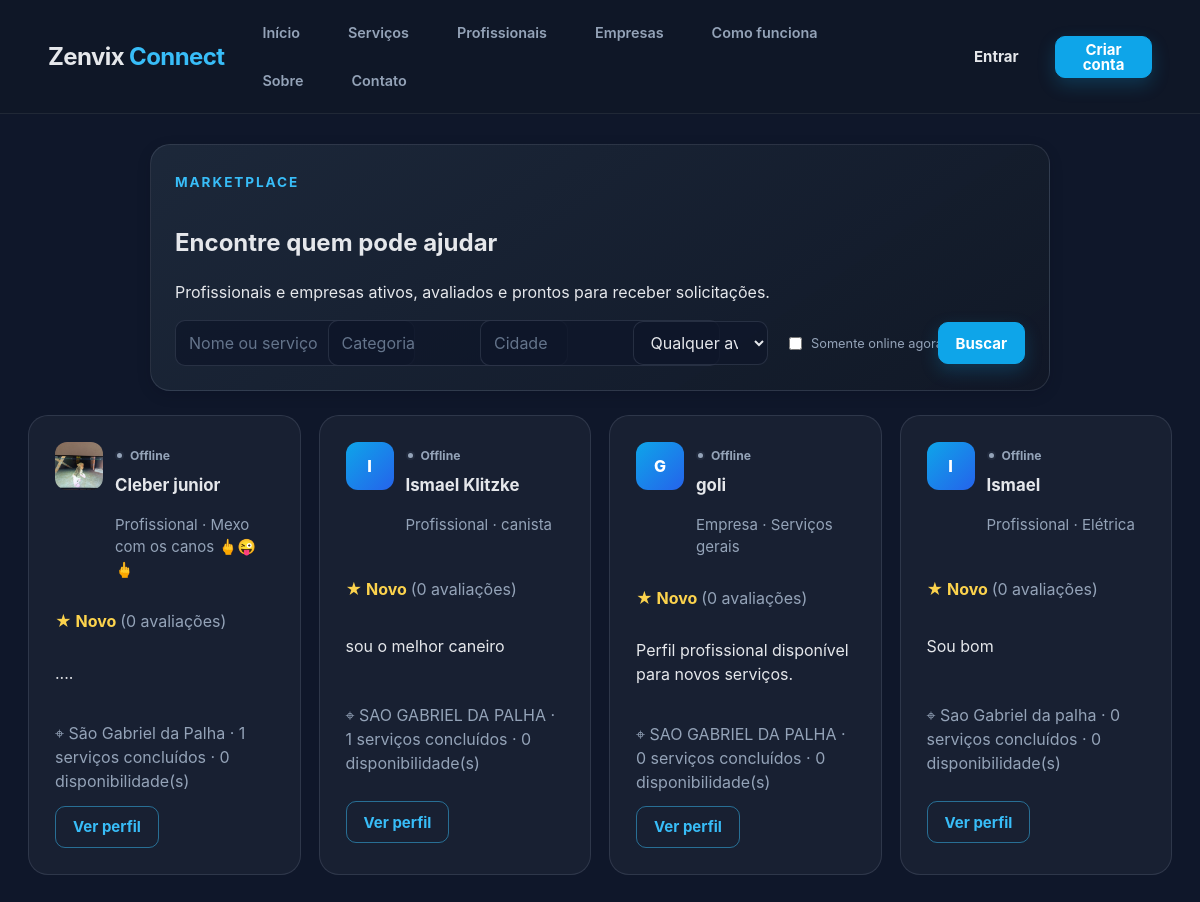
Before: /profissionais with the older database file.
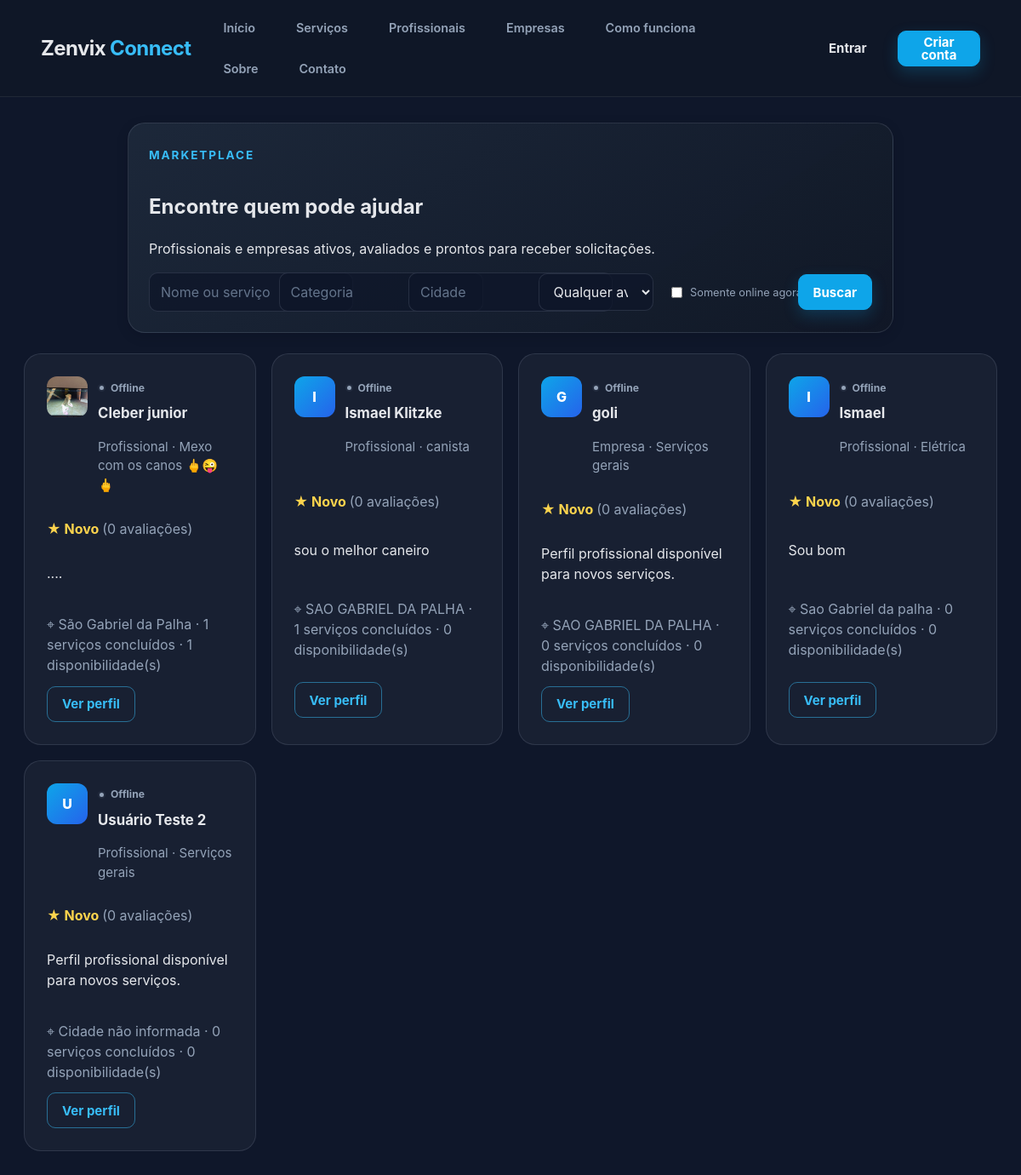
After: the same page with the newer database file.
### tables this page shows
CREATE TABLE usuarios (
            id INTEGER PRIMARY KEY AUTOINCREMENT,
            nome TEXT NOT NULL,
            email TEXT NOT NULL UNIQUE,
            senha TEXT NOT NULL,
            telefone TEXT,
            cidade TEXT,
            tipo TEXT NOT NULL
        , bio TEXT, especialidade TEXT, empresa_nome TEXT, estado TEXT, bairro TEXT, cpf TEXT, documento TEXT, foto_perfil TEXT, cnpj TEXT, documento_empresa TEXT, logo_empresa TEXT, approval_status TEXT, deletion_requested INTEGER DEFAULT 0, rejection_reason TEXT, status_online TEXT DEFAULT 'offline', TEXT, ultimo_acesso TEXT);

### app.py (the view, shortened to what this page needs)
@app.route("/profissionais")
def profissionais():
    search = request.args.get("q", "").strip()
    category = request.args.get("categoria", "").strip()
    city = request.args.get("cidade", "").strip()
    online_only = request.args.get("online") == "1"
    min_rating = request.args.get("avaliacao", "").strip()
    providers = []
    favorite_ids = set()
    try:
        minimum_rating = float(min_rating) if min_rating else None
    except ValueError:
        minimum_rating = None
    for provider in get_providers(search=search, category=category, city=city, online_only=online_only):
        provider_data = enrich_provider(provider)
        provider_data["recommendation_score"] = get_provider_recommendation_score(provider_data, requested_category=category)
        if minimum_rating and (provider_data["rating"] is None or provider_data["rating"] < minimum_rating):
            continue
        provider_data["is_favorite"] = provider["id"] in favorite_ids
        provider_data["online"] = bool(provider_data.get("online") or provider["id"] in online_users)
        providers.append(provider_data)
    providers.sort(key=lambda item: item["recommendation_score"], reverse=True)
    return render_template(
        "profissionais.html",
        providers=providers,
        search=search,
        category=category,
        city=city,
        online_only=online_only,
        min_rating=min_rating,
    )

### app.py (called while the page is built, shortened)
@app.context_processor
def inject_online_users():
    return {"online_users": online_users}

def generate_csrf_token():
    if "_csrf_token" not in session:
        session["_csrf_token"] = secrets.token_urlsafe(32)
    return session["_csrf_token"]

@app.context_processor
def inject_csrf_token():
    return {"csrf_token": generate_csrf_token()}

def get_db():
    if "db" not in g:
        g.db = sqlite3.connect(DATABASE_PATH)
        g.db.row_factory = sqlite3.Row
    return g.db

def get_provider_rating(provider_id):
    db = get_db()
    row = db.execute(
        "SELECT AVG(nota) AS avg_rating, COUNT(*) AS total FROM avaliacoes WHERE profissional_id = ?",
        (provider_id,),
    ).fetchone()
    avg_rating = row["avg_rating"]
    return (round(avg_rating, 1), row["total"]) if avg_rating is not None else (None, row["total"])

def get_provider_recommendation_score(provider, requested_category=None):
    requested_category = (requested_category or "").strip().lower()
    rating = provider.get("rating") or 0.0
    rating_count = provider.get("rating_count") or 0
    availability_count = provider.get("availability_count") or 0
    completed_services = provider.get("completed_services") or 0
    online_bonus = 6 if provider.get("online") else 0
    category_bonus = 0
    if requested_category:
        specialty = (provider.get("especialidade") or "").lower()
        if requested_category in specialty:
            category_bonus = 20
    score = (
        (rating * 10)
        + min(rating_count * 4, 30)
        + min(availability_count * 8, 24)
        + min(completed_services * 0.4, 12)
        + online_bonus
        + category_bonus
    )
    return round(score, 2)

def get_availability_for_user(user_id):
    db = get_db()
    return db.execute(
        "SELECT * FROM disponibilidade WHERE profissional_id = ? ORDER BY id DESC",
        (user_id,),
    ).fetchall()

@app.before_request
def before_request():
    get_db()

@app.teardown_appcontext
def teardown_appcontext(exception):
    close_db(exception)

### templates/profissionais.html (shortened to what this page needs)
{% extends "base.html" %}
{% block content %}
<section class="form-card provider-search-card"><span class="eyebrow">Marketplace</span>
    <h1>Encontre quem pode ajudar</h1>
    <p>Profissionais e empresas ativos, avaliados e prontos para receber solicitações.</p>
    <form action="/profissionais" method="get" class="search-form provider-filters"><input name="q" value="{{ search }}"
            placeholder="Nome ou serviço" class="search-input"><input name="categoria" value="{{ category }}"
            placeholder="Categoria" class="search-input"><input name="cidade" value="{{ city }}" placeholder="Cidade"
            class="search-input"><select name="avaliacao" class="search-select">
            <option value="">Qualquer avaliação</option>
        </select><label class="online-filter"><input type="checkbox" name="online" value="1" {{ 'checked' if online_only
                }}> Somente online agora</label><button type="submit" class="button button-primary">Buscar</button>
    </form>
</section>
{% if providers %}<div class="grid-section provider-result-grid">{% for provider in providers %}<article
        class="provider-card provider-result-card">
        <div class="provider-result-head">
            <div class="avatar provider-result-avatar {% if provider.foto_perfil or provider.logo_empresa %}avatar-image{% endif %}"
                {% if provider.foto_perfil or provider.logo_empresa
                %}style="background-image:url('/static/uploads/{{ provider.foto_perfil or provider.logo_empresa }}')" {%
                endif %}>{% if not provider.foto_perfil and not provider.logo_empresa %}{{ (provider.empresa_nome or
                provider.nome)[0]|upper }}{% endif %}</div>
            <div><span
                    class="presence-label {{ 'online' if provider.id in online_users or provider.online else 'offline' }}"><i
                        class="online-dot"></i> {{ 'Online agora' if provider.id in online_users or provider.online else
                    'Offline' }}</span>
                <h2>{{ provider.empresa_nome or provider.nome }}</h2>
                <p class="provider-role">{{ 'Empresa' if provider.tipo == 'empresa' else 'Profissional' }} · {{
                    provider.especialidade or 'Serviços gerais' }}</p>
            </div>
        </div>
        <div class="form-actions" style="justify-content: space-between; align-items: center;">
            <p class="provider-rating">★ {{ provider.rating if provider.rating is not none else 'Novo' }} <span>({{
                    provider.rating_count }} avaliações)</span></p>
        </div>
        <p>{{ provider.bio or 'Perfil profissional disponível para novos serviços.' }}</p>
        <p class="provider-meta">⌖ {{ provider.cidade or 'Cidade não informada' }} · {{ provider.completed_services }}
            serviços concluídos · {{ provider.availability_count }} disponibilidade(s)</p>
        <div class="form-actions"><a
                href="/{{ 'empresa' if provider.tipo == 'empresa' else 'profissional' }}/{{ provider.id }}"
                class="button button-secondary">Ver perfil</a>{% set is_authenticated = session.get('user_id') %}{% set
            is_client = session.get('user_type') == 'cliente' %}</div>
    </article>{% endfor %}</div>{% else %}<section class="form-card empty-state">
    <h2>Nenhum prestador encontrado.</h2>
    <p>Tente remover filtros ou volte em alguns minutos para ver novos profissionais online.</p>
</section>{% endif %}
{% endblock %}

### templates/base.html
{% extends "layouts/base.html" %}

### templates/layouts/base.html (shortened to what this page needs)
<!DOCTYPE html>
<html lang="pt-BR">
<head>
    <link rel="stylesheet" href="{{ url_for('static', filename='css/style.css') }}?v={{ config.ASSET_VERSION }}">
    <link rel="stylesheet"
        href="{{ url_for('static', filename='css/design-system.css') }}?v={{ config.ASSET_VERSION }}">
    <link rel="stylesheet" href="{{ url_for('static', filename='css/public.css') }}?v={{ config.ASSET_VERSION }}">
</head>
<body data-authenticated="{{ 'true' if session.get('user_id') else 'false' }}"
    data-user-id="{{ session.get('user_id') or '' }}">{% block header %}{% include "components/header.html" %}{%
    endblock %}<main class="page-container {% block main_class %}{% endblock %}">{% include
        "components/flash_messages.html" %}{% block content %}{% endblock %}</main>
</body>
</html>

### templates/components/header.html
<header class="topbar site-header">
    <a class="logo" href="/" aria-label="Zenvix Connect — início">Zenvix <span>Connect</span></a>
    {% if not compact_header %}
    <nav class="topbar-nav" aria-label="Navegação principal">
        <a href="/#inicio">Início</a><a href="/#servicos">Serviços</a><a href="/profissionais">Profissionais</a><a href="/#empresas">Empresas</a><a href="/#como-funciona">Como funciona</a><a href="/#sobre">Sobre</a><a href="/#contato">Contato</a>
    </nav>
    {% endif %}
    <nav class="header-actions" aria-label="Ações da conta">
        {% if session.get('user_id') %}<a href="/dashboard" class="button button-primary">Meu painel</a><a href="/logout" class="button button-secondary">Sair</a>{% else %}<a href="/login" class="button button-ghost">Entrar</a><a href="/cadastro" class="button button-primary">Criar conta</a>{% endif %}
    </nav>
</header>

### static/css/style.css (style rules this page uses)
.topbar { display: flex; justify-content: space-between; align-items: center; padding: 24px 32px; background: #111827; border-bottom: 1px solid rgba(226, 232, 240, 0.08); }
.logo { font-size: 1.5rem; font-weight: 700; color: #38BDF8; }
nav a { margin-left: 16px; text-decoration: none; }
.button { display: inline-flex; align-items: center; justify-content: center; padding: 12px 20px; border-radius: 999px; border: none; cursor: pointer; text-decoration: none; font-weight: 600; transition: transform 0.25s ease, background-color 0.25s ease, color 0.25s ease, box-shadow 0.25s ease; }
.button-primary { background: #0EA5E9; color: white; }
.button-secondary { background: transparent; border: 1px solid #38BDF8; color: #38BDF8; }
.eyebrow { display: inline-block; margin: 0 0 12px; color: #38BDF8; font-size: 0.85rem; font-weight: 700; text-transform: uppercase; letter-spacing: 0.14em; }
.page-container { max-width: 1080px; margin: 40px auto; padding: 0 24px; min-width: 0; }
.search-input { flex: 1; min-width: 240px; padding: 16px 20px; border-radius: 16px; border: 1px solid #334155; background: #0F172A; color: #E5E7EB; }
.grid-section { margin-top: 32px; display: grid; gap: 24px; grid-template-columns: repeat(auto-fit, minmax(280px, 1fr)); }
.search-select { width: 100%; padding: 14px 16px; border-radius: 18px; border: 1px solid rgba(148, 163, 184, 0.18); background: rgba(15, 23, 42, 0.95); color: #E5E7EB; outline: none; }
.input-icon-wrapper, .search-input, .search-select { width: 100%; }
.topbar-nav a { margin-right: 18px; }
.topbar-nav { display: flex; flex-wrap: wrap; gap: 10px; }
.provider-card, .partner-card, .review-card { background: rgba(255, 255, 255, 0.04); border: 1px solid rgba(255, 255, 255, 0.08); border-radius: 28px; padding: 26px; display: grid; gap: 18px; transition: transform 0.25s ease, border-color 0.25s ease; }
.provider-meta { margin: 8px 0 0; color: #94A3B8; }
.form-card { background: rgba(30, 41, 59, 0.95); border: 1px solid rgba(56, 189, 248, 0.12); border-radius: 28px; padding: 32px; box-shadow: 0 24px 60px rgba(0, 0, 0, 0.22); }
.provider-role { color: #94A3B8; font-size: 0.94rem; }
.page-container { margin: 24px auto; }

### static/css/public.css (style rules this page uses)
.button-ghost { --button-bg: transparent; --button-fg: var(--text); --button-border: transparent; }
.site-header { gap: 20px; }
.site-header .logo { color: var(--text); text-decoration: none; white-space: nowrap; }
.site-header .logo span { color: var(--brand-light); }
.header-actions { align-items: center; display: flex; gap: 8px; margin-left: auto; }
.marketplace-search>*, .section-heading>*, .final-cta>*, .header-actions>* { min-width: 0; }
.provider-filters { align-items: center; grid-template-columns: repeat(5, minmax(0, 1fr)) auto; }
.online-filter { align-items: center; color: var(--text-muted); display: flex; font-size: .8rem; gap: 6px; white-space: nowrap; }
.provider-result-grid { margin-top: 24px; }
.provider-result-card { display: grid; gap: 12px; }
.provider-result-head { align-items: start; display: flex; gap: 12px; }
.provider-result-avatar { height: 48px; width: 48px; }
.provider-result-head h2 { font-size: 1.05rem; margin: 7px 0 2px; }
.provider-rating { color: #FCD34D; font-weight: 700; margin: 0; }
.provider-rating span { color: var(--text-muted); font-weight: 400; }
.provider-filters .button { width: 100%; }

Changed rows visible on the page:
changed usuarios "Cleber junior": availability_count "0" → "1"
added usuarios: nome "U", status_online "Offline", nome "Usuário Teste 2", tipo "Profissional", especialidade "Serviços gerais", rating "Novo", rating_count "0", bio "Perfil profissional disponível para novos serviços.", cidade "Cidade não informada", completed_services "0", availability_count "0"
